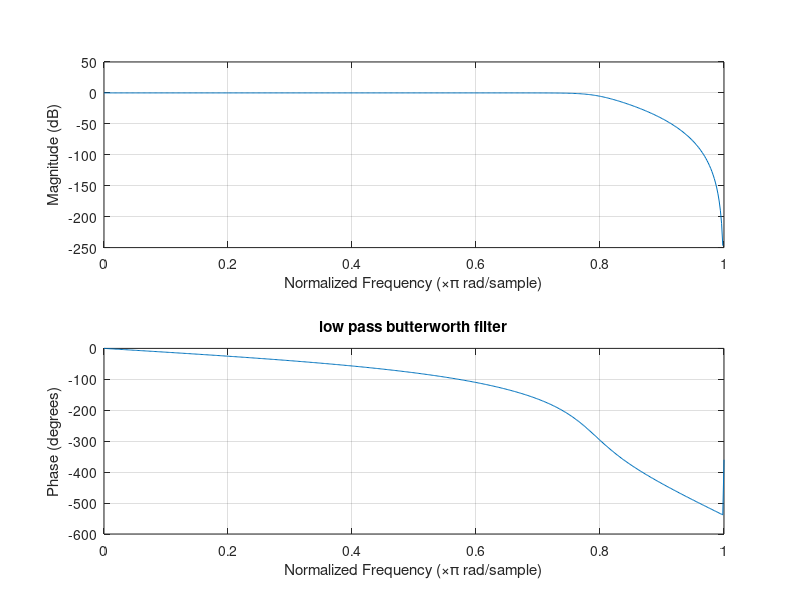

Recreate this plot in MATLAB.
clc;
close all;
clear;
fs=0:500;
wp=2*pi.*150/1000;
ws=2*pi.*100/1000;
Ap=15;
As=1;
N=6;
k=0:N-1;
wc=(wp+ws)/2;
[N,wc]:buttord(wp,ws,Ap,As);
[b,a]=butter(N,wc);
 
#low pass filter
freqz(b,a);
title("low pass butterworth filter")



